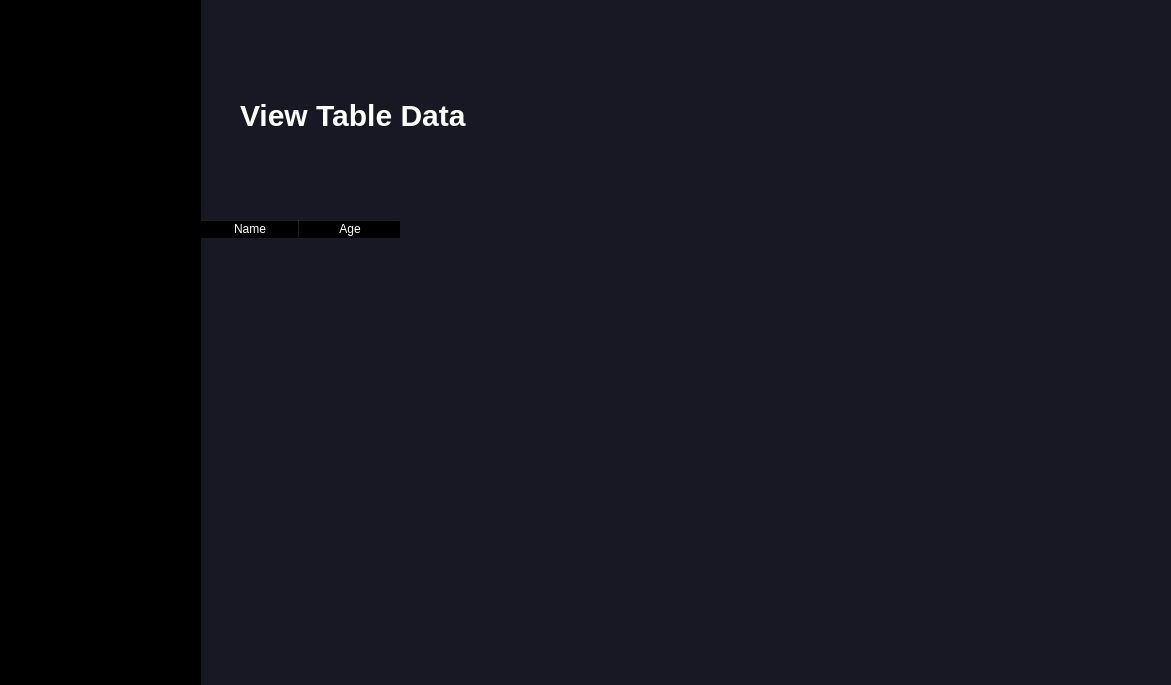
<?xml version="1.0" encoding="UTF-8"?>
<ui version="4.0">
 <class>MainWindow</class>
 <widget class="QMainWindow" name="MainWindow">
  <property name="geometry">
   <rect>
    <x>0</x>
    <y>0</y>
    <width>1171</width>
    <height>685</height>
   </rect>
  </property>
  <property name="font">
   <font>
    <family>Noto Sans Mono Light</family>
   </font>
  </property>
  <property name="windowTitle">
   <string>MainWindow</string>
  </property>
  <property name="styleSheet">
   <string notr="true">*{
	background-color: transparent;
	padding: 0;
	margin: 0;
	border: none;
	color: #fff;
}
QPushButton{
	background-color: rgba(14, 14, 22, 100);
	border: 2px solid rgb(24, 24, 36);
	border-radius: 5px;
}
#centralwidget{
	background-color: rgb(24, 24, 36);
	text-align: left;
}
#footer{	
	background-color: rgb(9, 5, 13);
	padding: 10px;
}
#messages_widget,
#menu_widget,
#right_menu,
#search_widget,
#notifications_widget,
#bottom_menu,
#login_widget,
#header_search_widget{	
	background-color: rgb(9, 5, 13);
	padding: 10px;
	border-radius: 5px;
}</string>
  </property>
  <widget class="QWidget" name="centralwidget">
   <property name="styleSheet">
    <string notr="true"/>
   </property>
   <widget class="QLabel" name="label">
    <property name="geometry">
     <rect>
      <x>240</x>
      <y>70</y>
      <width>311</width>
      <height>91</height>
     </rect>
    </property>
    <property name="styleSheet">
     <string notr="true">font-size: 30px;
font: bold;
color: rgb(255, 255, 255);
</string>
    </property>
    <property name="text">
     <string>View Table Data </string>
    </property>
   </widget>
   <widget class="QTableWidget" name="tableWidget">
    <property name="geometry">
     <rect>
      <x>200</x>
      <y>220</y>
      <width>961</width>
      <height>321</height>
     </rect>
    </property>
    <column>
     <property name="text">
      <string>Name</string>
     </property>
    </column>
    <column>
     <property name="text">
      <string>Age</string>
     </property>
    </column>
   </widget>
   <widget class="QWidget" name="widget" native="true">
    <property name="geometry">
     <rect>
      <x>0</x>
      <y>0</y>
      <width>201</width>
      <height>851</height>
     </rect>
    </property>
    <property name="styleSheet">
     <string notr="true">
background-color: rgb(0, 0, 0);</string>
    </property>
   </widget>
  </widget>
 </widget>
 <resources>
  <include location="../../Desktop/DashBoard/Dashboard/icons.qrc"/>
 </resources>
 <connections/>
</ui>
